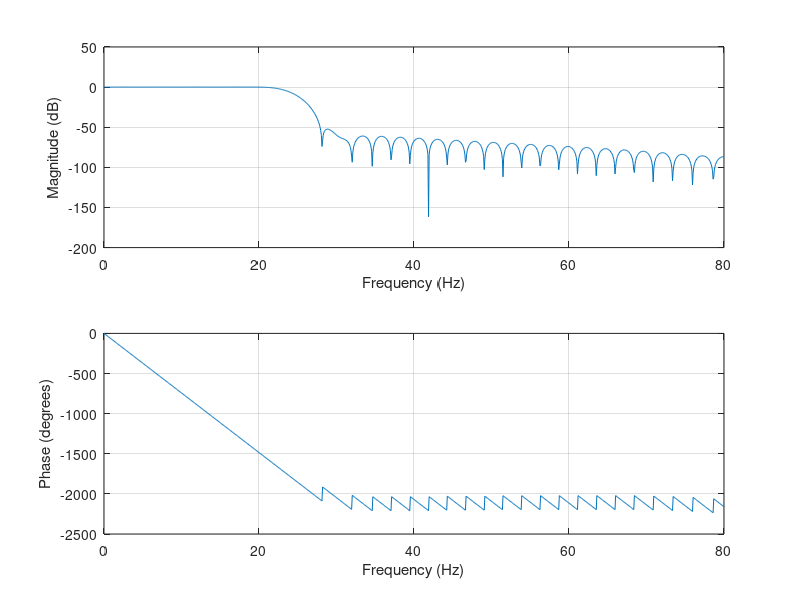

This chart was generated by the following MATLAB code:
clear;
close all;
clc;
% MATLAB Code
% Generated by MATLAB(R) 9.14 and DSP System Toolbox 9.16.
% Generated on: 06-Nov-2023 20:13:58
% FIR Window Lowpass filter designed using the FIR1 function.
% Fpass = 20 KHz, Fstop = 28 KHz , Fsample = 160 KHz
% As = 50 db in stopband
% All frequency values are in kHz.
Fs = 160;  % Sampling Frequency

N    = 66;       % Order
Fc   = 24;       % Cutoff Frequency
flag = 'scale';  % Sampling Flag

% Create the window vector for the design algorithm.
win = hamming(N+1);

% Calculate the coefficients using the FIR1 function.
b  = fir1(N, Fc/(Fs/2), 'low', win, flag);

%% Finally , Apply the FIR Filter
% Design the ideal low-pass filter
% fir1 is designing FIR filter with the windowing method
% Plot the filter's frequency response
h_n  = fir1(N, Fc/(Fs/2), 'low', win, flag);
freqz(h_n, 1, 1024, Fs);

% Display the filter coefficients
disp("Filter Coefficients:");
disp(h_n);

Length = N + 1;

h_n_scaled = [1:Length];
% Convert from decimal to 16-bit fixed point binary format
for ii = 1:Length
    h_n_scaled(ii) = h_n(ii) * 2^15;
end
        
%% Capture the filter coefficient in a text file
% Open a file for writing
fileID = fopen('FIR_Coeff.txt', 'w');
h_n_scaled_hex = dec2hex(round(h_n_scaled),4);

% Write each value with a line separator
yy = cellstr(h_n_scaled_hex);
fprintf(fileID, '%s \n', yy{:});

% Close the file
fclose(fileID);

